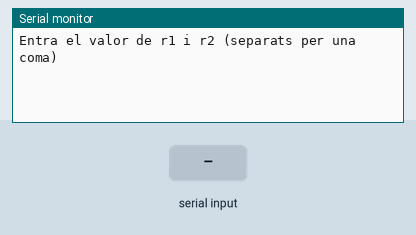
This sketch was run on a simulated Arduino Uno, built with avr-gcc and run on an emulated ATmega328P. Parts: the last lines printed to the serial monitor. The inputs (shaded band) are chosen by the test bench.

Above: at 1.2 s.
1.3 s: "90,45\n" received over Serial
At 2.5 s:
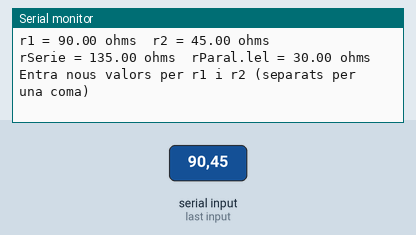
2.8 s: "5\n" received over Serial
At 5.0 s:
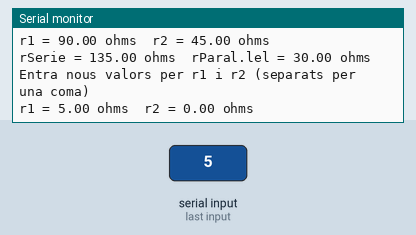

Measured:
- after the input at 1.3 s, the serial monitor: prints a new line at once (image 1)
- after the input at 2.8 s, the serial monitor: prints a new line at once (image 2)

The sketch:

Number_communication_1.ino
```cpp
/**********************************************************************************
**                                                                               **
**                            Number communication 1                             **
**                                                                               **
** VALENTÍ ESPEJO RODRIGUEZ                                    05/03/2017        **
**********************************************************************************/

//******************************* INCLUDES ****************************************

//******************************* VARIABLES ***************************************
float r1, r2;             // variables for the R's
float rSerie, rParalel;   // variables for the results
//******************************** SETUP ******************************************
void setup()              // run once, when the arduino starts
{
  Serial.begin(9600);        // initialize serial
  Serial.println("Entra el valor de r1 i r2 (separats per una coma)");
// first line on terminal
}

//********************************* LOOP ******************************************
void loop() {
  // if there's any serial available, read it:
  while (Serial.available() > 0) {

    // look for the next valid integer in the incoming serial stream:
    r1 = Serial.parseInt();
    Serial.print("r1 = ");
    Serial.print(r1);
    Serial.print(" ohms\t");
    // do it again:
    r2 = Serial.parseInt();
    Serial.print("r2 = ");
    Serial.print(r2);
    Serial.println(" ohms");

    // look for the newline.
    if (Serial.read() == '\n') {
      // calculate serie and paralel
      rSerie = r1 + r2;
      rParalel = (r1 * r2) / (r1 + r2);

      Serial.print("rSerie = ");
      Serial.print(rSerie); //write the value rserie
      Serial.print(" ohms\t");
      Serial.print("rParal.lel = ");
      Serial.print(rParalel);// write the value rparalel
      Serial.println(" ohms");
      Serial.println();
      Serial.println("Entra nous valors per r1 i r2 (separats per una coma)");
      //repeat the question and the program is ready to calculate again
    }
  }
}
//******************************* FUNCIONS ****************************************
```
